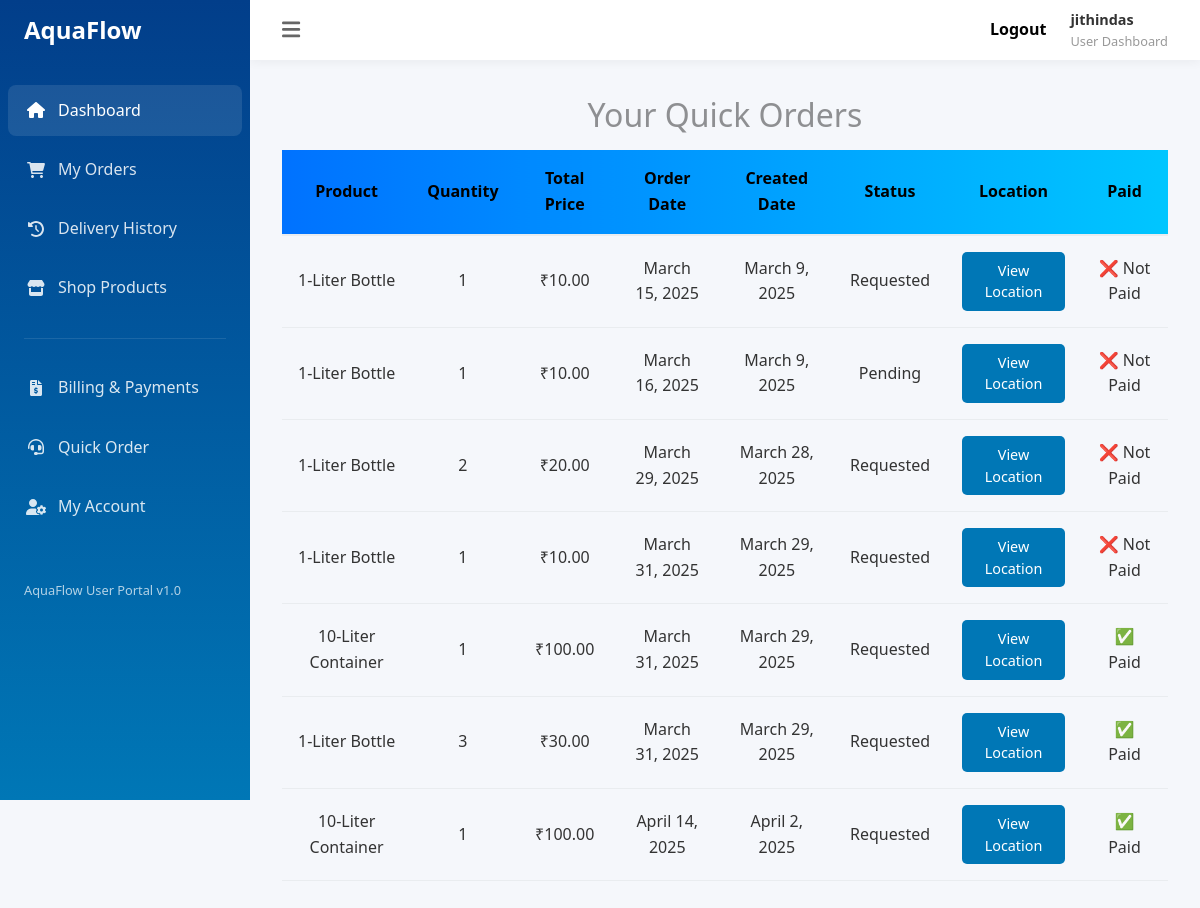
The page /bill_quick_order/ (signed in) on the database its author committed.
### app/models.py (models this page shows, shortened)
class Quick_Order(models.Model):
    STATUS_CHOICES = (
        ('Requested', 'Requested'),
        ('Pending', 'Pending'),
        ('Delivered', 'Delivered'),
        ('Cancelled', 'Cancelled'),
    )
    customer = models.ForeignKey(User, on_delete=models.CASCADE)
    product = models.ForeignKey(Product, on_delete=models.CASCADE)
    quantity = models.PositiveIntegerField()
    total_price = models.DecimalField(max_digits=10, decimal_places=2, blank=True, null=True)
    order_date = models.DateField()
    created_date = models.DateField(auto_now_add=True, null=True, blank=True)
    status = models.CharField(max_length=20, choices=STATUS_CHOICES, default='Requested')
    location_url = models.URLField(blank=True, null=True)
    is_paid = models.BooleanField(default=False)

class Product(models.Model):
    size = models.CharField(max_length=100)
    price = models.DecimalField(max_digits=10, decimal_places=2)
    description = models.TextField(null=True,blank=True)

### app/views.py (the view)
# urls.py: path('bill_quick_order/', Bill_Quick_Order_View.as_view(), name='bill_quick_order'),
class Bill_Quick_Order_View(View):
    def get(self, request, *args, **kwargs):
        data=Quick_Order.objects.filter(customer=request.user)
        return render(request,'bill_quick_order.html',{'data':data})

### app/templates/bill_quick_order.html (shortened to what this page needs)
{% extends 'user.html' %}
{% block content %}
<h2 class="my-3 text_h">Your Quick Orders</h2>
{% if data %}
<table>
    <thead class="table_head">
        <tr>
            <th>Product</th>
            <th>Quantity</th>
            <th>Total Price</th>
            <th>Order Date</th>
            <th>Created Date</th>
            <th>Status</th>
            <th>Location</th>
            <th>Paid</th>
        </tr>
    </thead>
    <tbody>
        {% for order in data %}
        <tr>
            <td>{{ order.product.size }}</td>
            <td>{{ order.quantity }}</td>
            <td>₹{{ order.total_price }}</td>
            <td>{{ order.order_date }}</td>
            <td>{{ order.created_date }}</td>
            <td>{{ order.status }}</td>
            <td>
                {% if order.location_url %}
                    <a class="btn btn-primary" href="{{ order.location_url }}" target="_blank">View Location</a>
                {% else %}
                    N/A
                {% endif %}
            </td>
            <td>{% if order.is_paid %}✅ Paid{% else %}❌ Not Paid{% endif %}</td>
        </tr>
        {% empty %}
        <tr>
            <td colspan="9">No quick orders found.</td>
        </tr>
        {% endfor %}
    </tbody>
</table>
{% endif %}
{% endblock %}

### app/templates/user.html (shortened to what this page needs)
<!DOCTYPE html>
<html lang="en">
<head>
    <link href="https://cdn.jsdelivr.net/npm/bootstrap@5.3.3/dist/css/bootstrap.min.css" rel="stylesheet"
>
    <link rel="stylesheet" href="https://cdn.jsdelivr.net/npm/bootstrap-icons@1.11.3/font/bootstrap-icons.min.css">
<link href="https://cdn.jsdelivr.net/npm/bootstrap@5.3.0/dist/css/bootstrap.min.css" rel="stylesheet">
</head>
<body>
    <aside class="sidebar">
        <div class="sidebar-header">
            <a class="sidebar_a" href="{% url 'home' %}">
                <h1>AquaFlow</h1>
            </a>
        </div>
        <ul class="sidebar-menu">
            <li class="menu-item active">
                <a href="{% url 'user' %}" class="menu-link">
                    <span class="menu-icon"><i class="fas fa-home"></i></span>
                    Dashboard
                </a>
            </li>
            <li class="menu-item">
                <a href="{% url 'order_add' %}" class="menu-link">
                    <span class="menu-icon"><i class="fas fa-shopping-cart"></i></span>
                    My Orders
                </a>
            </li>
            <li class="menu-item">
                <a href="{% url 'history' %}" class="menu-link">
                    <span class="menu-icon"><i class="fas fa-history"></i></span>
                    Delivery History
                </a>
            </li>
            <li class="menu-item">
                <a href="{% url 'shop_product' %}" class="menu-link">
                    <span class="menu-icon"><i class="fas fa-store"></i></span>
                    Shop Products
                </a>
            </li>
            <div class="divider"></div>
            <li class="menu-item">
                <a href="{% url 'user_billing' %}" class="menu-link">
                    <span class="menu-icon"><i class="fas fa-file-invoice-dollar"></i></span>
                    Billing & Payments
                </a>
            </li>
            <li class="menu-item">
                <a href="{% url 'quick_order' %}" class="menu-link">
                    <span class="menu-icon"><i class="fas fa-headset"></i></span>
                    Quick Order
                </a>
            </li>
            <li class="menu-item">
                {% if user.is_authenticated %}
                <a href="{% url 'profile' request.user.id%}" class="menu-link">
                    <span class="menu-icon"><i class="fas fa-user-cog"></i></span>
                    My Account
                </a>
                {% else %}
                <a href="{% url 'login' %}" class="menu-link">
                    <span class="menu-icon"><i class="fas fa-user-cog"></i></span>
                    My Account
                </a>
                {% endif %}
            </li>
        </ul>
        <div class="sidebar-footer">
            <p>AquaFlow User Portal v1.0</p>
        </div>
    </aside>
    <div class="main-content">
        <header class="header">
            <button class="toggle-sidebar">
                <i class="fas fa-bars"></i>
            </button>
            <div class="header-right">
                <div class="user-profile">
                    <div class="user-info">
                        <a class="me-4 user_a" href="{% url 'logout' %}"><b>Logout</b></a>
                    </div>
                    <div class="user-info">
                        <span class="user-name">{{request.user}}</span>
                        <span class="user-role">User Dashboard</span>
                    </div>
                </div>
            </div>
        </header>
        <main class="dashboard-content">
            {% block content %}{% endblock %}
        </main>
    </div>

### app/templates/user.html (style rules this page uses)
:root { --primary-color: #0077b6; --secondary-color: #90e0ef; --accent-color: #00b4d8; --light-color: #caf0f8; --dark-color: #023e8a; --success-color: #28a745; --warning-color: #ffc107; --danger-color: #dc3545; --gray-light: #f8f9fa; --gray-medium: #e9ecef; --gray-dark: #343a40; --sidebar-width: 250px; --header-height: 60px; }
* { margin: 0; padding: 0; box-sizing: border-box; font-family: 'Segoe UI', Tahoma, Geneva, Verdana, sans-serif; }
body { background-color: #f5f7fb; color: #333; line-height: 1.6; display: flex; min-height: 100vh; }
.sidebar { width: var(--sidebar-width); background: linear-gradient(to bottom, var(--dark-color), var(--primary-color)); height: 100vh; position: fixed; left: 0; top: 0; color: white; padding: 1rem 0; z-index: 100; transition: all 0.3s ease; overflow-y: auto; }
.sidebar-header { display: flex; align-items: center; padding: 0 1.5rem; margin-bottom: 2rem; }
.sidebar-header h1 { font-size: 1.5rem; font-weight: 600; }
.sidebar-menu { list-style: none; padding: 0 0.5rem; }
.menu-item { margin-bottom: 0.5rem; border-radius: 8px; transition: all 0.3s ease; }
.menu-item.active { background-color: rgba(255, 255, 255, 0.1); }
.menu-link { color: rgba(255, 255, 255, 0.85); text-decoration: none; display: flex; align-items: center; padding: 0.8rem 1rem; border-radius: 8px; transition: all 0.3s ease; }
.menu-link:hover, .menu-item.active .menu-link { color: white; }
.menu-icon { width: 24px; margin-right: 10px; display: inline-flex; justify-content: center; }
.divider { height: 1px; background-color: rgba(255, 255, 255, 0.1); margin: 1.5rem 1rem; }
.sidebar-footer { padding: 1rem 1.5rem; font-size: 0.8rem; color: rgba(255, 255, 255, 0.7); margin-top: 2rem; }
.main-content { flex: 1; margin-left: var(--sidebar-width); position: relative; }
.header { height: var(--header-height); background-color: white; display: flex; justify-content: space-between; align-items: center; padding: 0 2rem; box-shadow: 0 2px 10px rgba(0, 0, 0, 0.05); position: fixed; top: 0; right: 0; left: var(--sidebar-width); z-index: 99; }
.toggle-sidebar { background: none; border: none; color: #666; font-size: 1.3rem; cursor: pointer; }
.header-right { display: flex; align-items: center; }
.user-profile { display: flex; align-items: center; cursor: pointer; }
.user-info { display: flex; flex-direction: column; }
.user-name { font-weight: 600; font-size: 0.9rem; }
.user-role { font-size: 0.8rem; color: #999; }
.dashboard-content { padding: calc(var(--header-height) + 20px) 2rem 2rem; }
.btn { padding: 0.5rem 1rem; border-radius: 5px; font-weight: 500; cursor: pointer; transition: all 0.3s ease; border: none; font-size: 0.9rem; }
.btn-primary { background-color: var(--primary-color); color: white; }
table { width: 100%; border-collapse: collapse; }
th, td { padding: 1rem; text-align: left; }
thead { background-color: var(--gray-light); }
th { font-weight: 600; color: #666; border-bottom: 2px solid var(--gray-medium); }
td { border-bottom: 1px solid var(--gray-medium); }
.sidebar_a { text-decoration: none; color: white; }
.user_a { text-decoration: none; color: black; }

### app/templates/bill_quick_order.html (style rules this page uses)
.table_head { background: linear-gradient(to left, #00c6ff, #0072ff); }
thead th { color: black; text-align: center; }
tbody td { text-align: center; }
.text_h { color: rgba(0, 0, 0, 0.418); text-align: center; }

### rows shown on the page
Quick_Order: product.size "1-Liter Bottle", quantity "1", total_price "10.00", order_date "March 15, 2025", created_date "March 9, 2025", status "Requested", is_paid "❌ Not Paid"
Quick_Order: product.size "1-Liter Bottle", quantity "1", total_price "10.00", order_date "March 16, 2025", created_date "March 9, 2025", status "Pending", is_paid "❌ Not Paid"
Quick_Order: product.size "1-Liter Bottle", quantity "2", total_price "20.00", order_date "March 29, 2025", created_date "March 28, 2025", status "Requested", is_paid "❌ Not Paid"
Quick_Order: product.size "1-Liter Bottle", quantity "1", total_price "10.00", order_date "March 31, 2025", created_date "March 29, 2025", status "Requested", is_paid "❌ Not Paid"
Quick_Order: product.size "10-Liter Container", quantity "1", total_price "100.00", order_date "March 31, 2025", created_date "March 29, 2025", status "Requested", is_paid "✅ Paid"
Quick_Order: product.size "1-Liter Bottle", quantity "3", total_price "30.00", order_date "March 31, 2025", created_date "March 29, 2025", status "Requested", is_paid "✅ Paid"
Quick_Order: product.size "10-Liter Container", quantity "1", total_price "100.00", order_date "April 14, 2025", created_date "April 2, 2025", status "Requested", is_paid "✅ Paid"

### other values the page prints
{{ request.user }} "jithindas"
